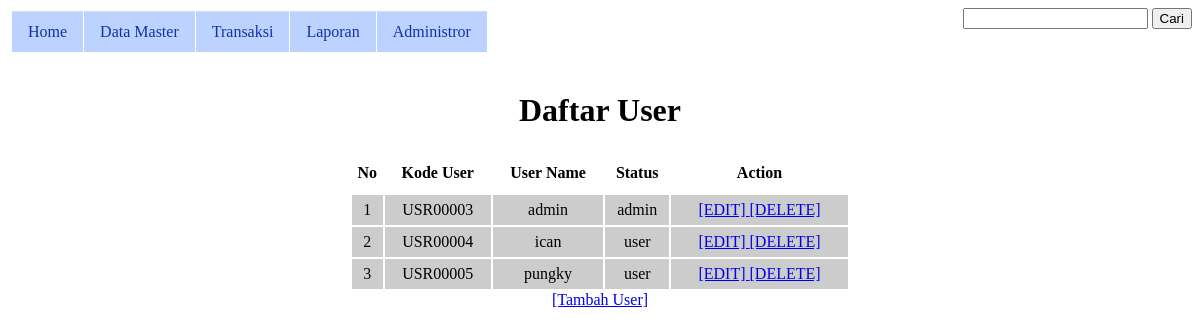
The page /tugas/jual_mobil/index.php?page=user_view (signed in) on the database its author committed.
### tables this page shows
CREATE TABLE IF NOT EXISTS `user` (
  `KodeUser` varchar(10) NOT NULL,
  `UserName` varchar(15) NOT NULL,
  `Password` varchar(50) NOT NULL,
  `Status` varchar(5) NOT NULL
);

### tugas/jual_mobil/page/user_view.php (the view, shortened to what this page needs)
<?php
	$query = mysql_query("select * from user");
?>
<center> <h1>Daftar User </h1></center>
<table width="500" border="0">
            <tr class="tr_grid" align="center" height="40">
              <th scope="col"><div align="center">No</div></th>
              <th scope="col"><div align="center">Kode User </div></th>
              <th scope="col"><div align="center">User Name </div></th>
              <th scope="col"><div align="center">Status</div></th>
              <th scope="col"><div align="center">Action</div></th>
            </tr>
  <?php
	$i = 1;
	while($data=mysql_fetch_array($query)){
		echo "
		    <tr bgcolor='#CCCCCC' align='center' height='30' id='tabel'>
				<td>$i</td>
              	<td>$data[KodeUser]</td>
             	<td>$data[UserName]</td>
              	<td>$data[Status]</td>
               <td>
					<a href='?page=user_edit&id=$data[KodeUser]'>[EDIT]
					<a href='user_simpan.php?id=$data[KodeUser]'
						onclick='return confirm(\"Benar menghapus $data[KodeUser]?\")'>[DELETE]
               </td>
            </tr>";
		$i++;
	}
 ?>
</table>
<a href="?page=user_edit">[Tambah User]</a>

### rows shown on the page
user: KodeUser "USR00003", UserName "admin", Status "admin"
user: KodeUser "USR00004", UserName "ican", Status "user"
user: KodeUser "USR00005", UserName "pungky", Status "user"
